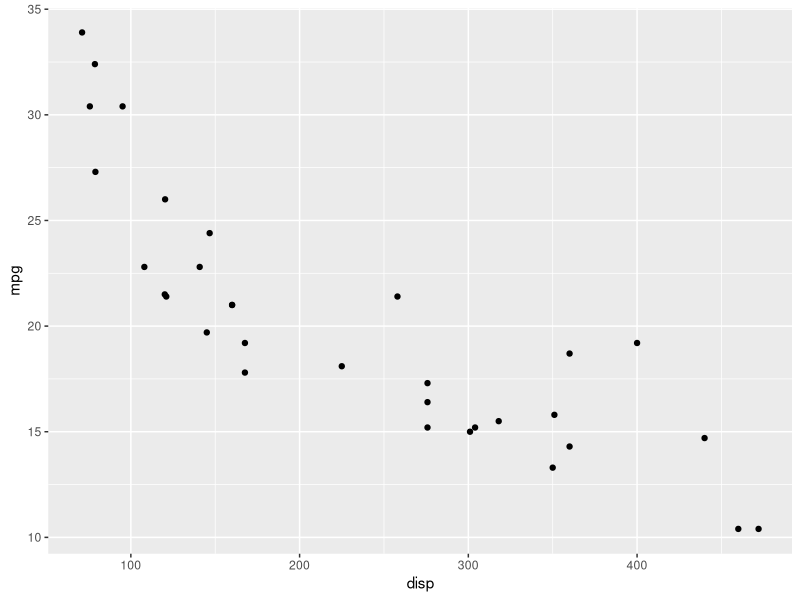
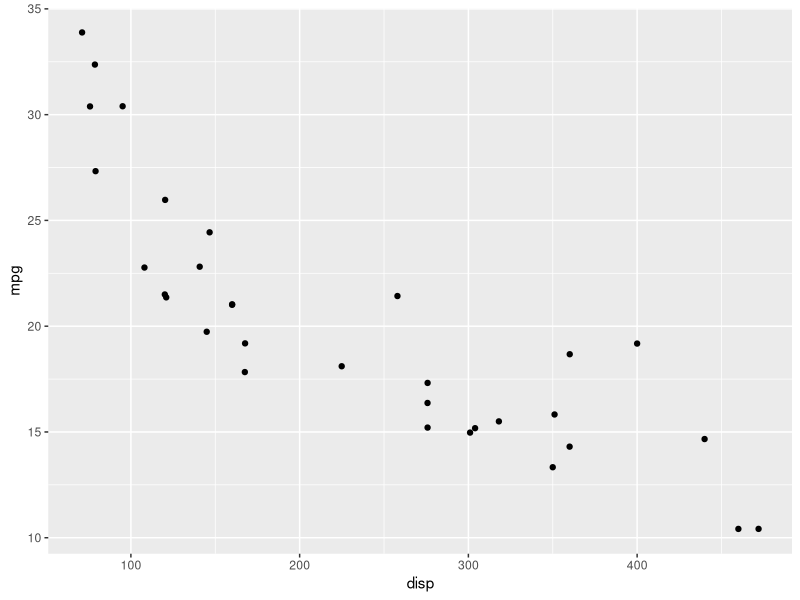
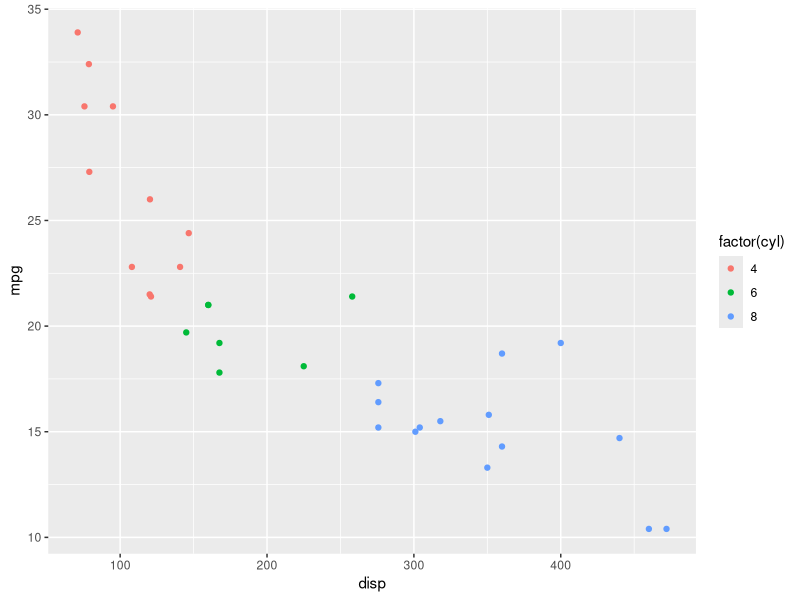
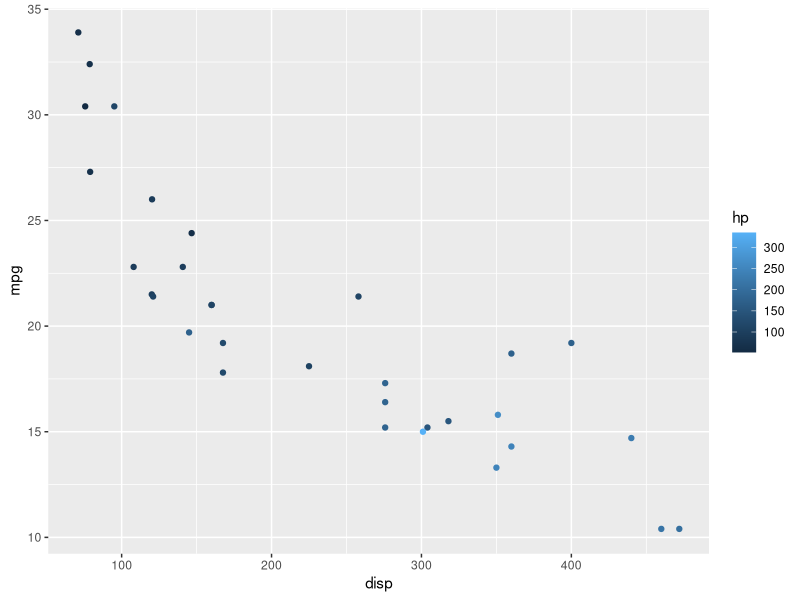
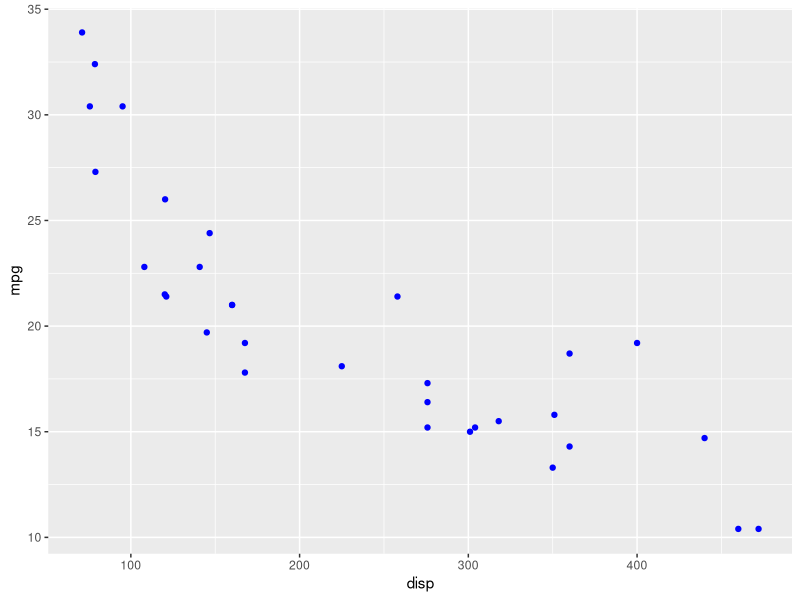
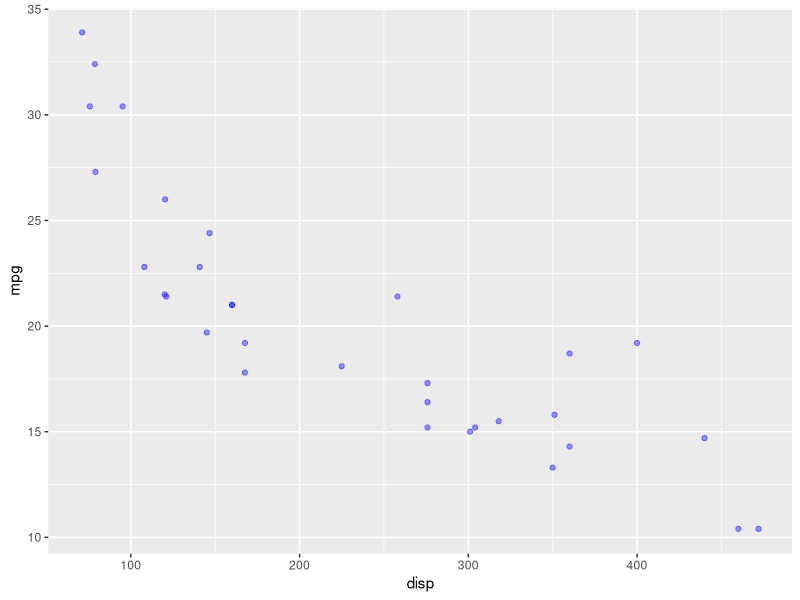
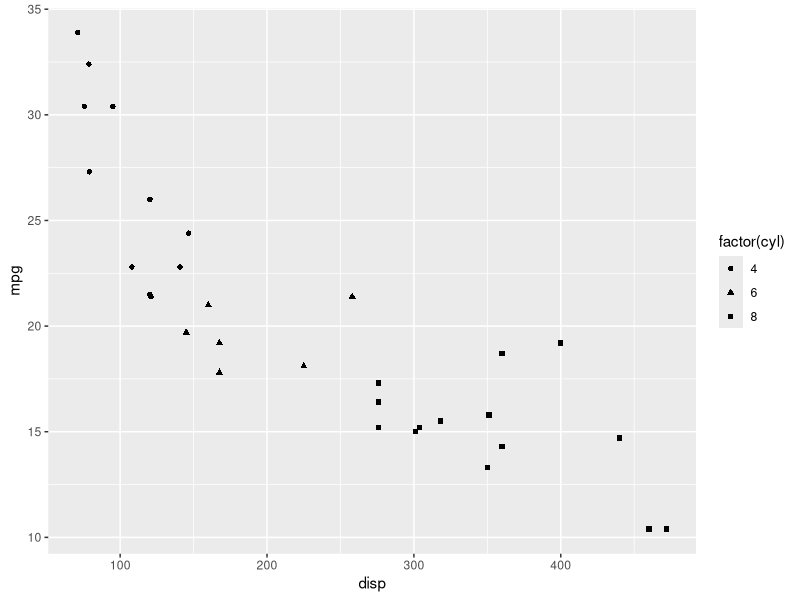
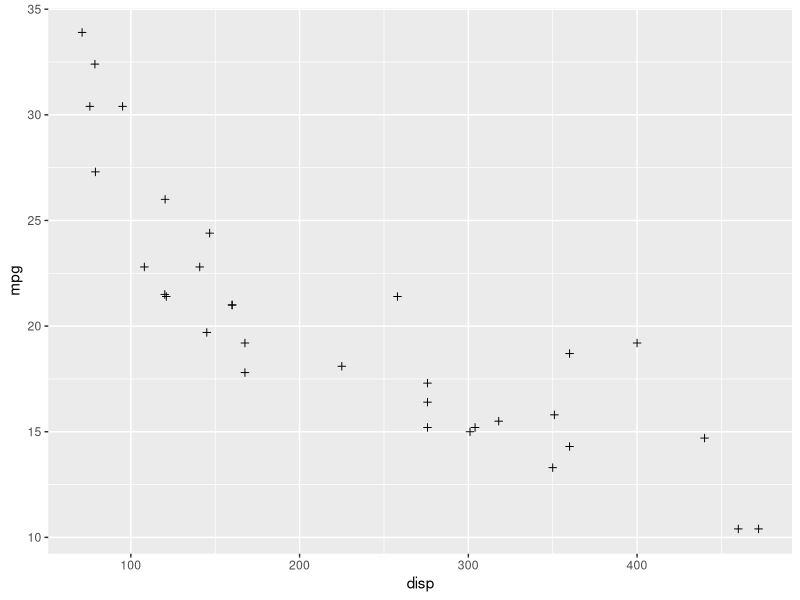

These charts were generated, in order, by the following R code:
## ---- chunk 1
library(ggplot2)
library(readr)
## ---- chunk 2
ggplot(mtcars) +
  geom_point(aes(disp, mpg))
## ---- chunk 3
ggplot(mtcars) +
  geom_point(aes(disp, mpg), position = 'jitter')
## ---- chunk 4
ggplot(mtcars) +
  geom_point(aes(disp, mpg, color = factor(cyl)))
## ---- chunk 5
ggplot(mtcars) +
  geom_point(aes(disp, mpg, color = hp))
## ---- chunk 6
ggplot(mtcars) +
  geom_point(aes(disp, mpg), color = 'blue')
## ---- chunk 7
ggplot(mtcars) +
  geom_point(aes(disp, mpg), color = 'blue', alpha = 0.4)
## ---- chunk 8
ggplot(mtcars) +
  geom_point(aes(disp, mpg, shape = factor(cyl)))
## ---- chunk 9
ggplot(mtcars) +
  geom_point(aes(disp, mpg), shape = 3)
## ---- chunk 10
ggplot(mtcars) +
  geom_point(aes(disp, mpg, size = hp), color = 'blue')
## ---- chunk 11
ggplot(mtcars) +
  geom_point(aes(disp, mpg), size = 3)
## ---- chunk 12
ggplot(mtcars, aes(disp, mpg)) +
  geom_point() +
  geom_smooth(method = 'lm', se = FALSE)
## ---- chunk 13
ggplot(mtcars, aes(disp, mpg)) +
  geom_point() +
  geom_smooth(method = 'loess', se = FALSE)
## ---- chunk 14
ggplot(mtcars, aes(disp, mpg)) +
  geom_point() +
  geom_smooth(method = 'lm', se = TRUE)
## ---- chunk 15
ggplot(mtcars, aes(disp, mpg)) +
  geom_point() +
  geom_abline(slope = 29.59985, intercept = -0.04122)
